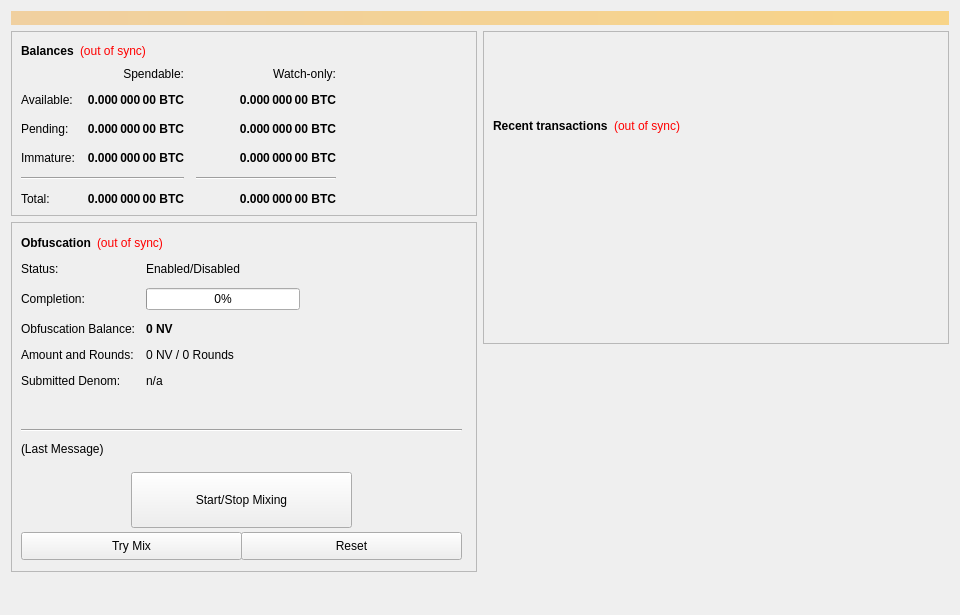
<?xml version="1.0" encoding="UTF-8"?>
<ui version="4.0">
 <class>OverviewPage</class>
 <widget class="QWidget" name="OverviewPage">
  <property name="geometry">
   <rect>
    <x>0</x>
    <y>0</y>
    <width>960</width>
    <height>615</height>
   </rect>
  </property>
  <property name="minimumSize">
   <size>
    <width>960</width>
    <height>0</height>
   </size>
  </property>
  <property name="windowTitle">
   <string>Form</string>
  </property>
  <layout class="QVBoxLayout" name="topLayout">
   <item>
    <widget class="QLabel" name="labelAlerts">
     <property name="visible">
      <bool>false</bool>
     </property>
     <property name="styleSheet">
      <string notr="true">background-color: qlineargradient(x1: 0, y1: 0, x2: 1, y2: 0, stop:0 #F0D0A0, stop:1 #F8D488); color:#000000;</string>
     </property>
     <property name="wordWrap">
      <bool>true</bool>
     </property>
     <property name="margin">
      <number>3</number>
     </property>
    </widget>
   </item>
   <item>
    <layout class="QHBoxLayout" name="horizontalLayout" stretch="1,1">
     <item>
      <layout class="QVBoxLayout" name="verticalLayout_2">
       <item>
        <widget class="QFrame" name="frame">
         <property name="frameShape">
          <enum>QFrame::StyledPanel</enum>
         </property>
         <property name="frameShadow">
          <enum>QFrame::Raised</enum>
         </property>
         <layout class="QVBoxLayout" name="verticalLayout_4">
          <item>
           <layout class="QHBoxLayout" name="horizontalLayout_4">
            <item>
             <widget class="QLabel" name="label_5">
              <property name="font">
               <font>
                <weight>75</weight>
                <bold>true</bold>
               </font>
              </property>
              <property name="text">
               <string>Balances</string>
              </property>
             </widget>
            </item>
            <item>
             <widget class="QLabel" name="labelWalletStatus">
              <property name="cursor">
               <cursorShape>WhatsThisCursor</cursorShape>
              </property>
              <property name="toolTip">
               <string>The displayed information may be out of date. Your wallet automatically synchronizes with the NV network after a connection is established, but this process has not completed yet.</string>
              </property>
              <property name="styleSheet">
               <string notr="true">QLabel { color: red; }</string>
              </property>
              <property name="text">
               <string notr="true">(out of sync)</string>
              </property>
              <property name="alignment">
               <set>Qt::AlignLeading|Qt::AlignLeft|Qt::AlignVCenter</set>
              </property>
             </widget>
            </item>
            <item>
             <spacer name="horizontalSpacer_3">
              <property name="orientation">
               <enum>Qt::Horizontal</enum>
              </property>
              <property name="sizeHint" stdset="0">
               <size>
                <width>40</width>
                <height>20</height>
               </size>
              </property>
             </spacer>
            </item>
           </layout>
          </item>
          <item>
           <layout class="QGridLayout" name="gridLayout">
            <property name="spacing">
             <number>12</number>
            </property>
            <item row="2" column="2">
             <widget class="QLabel" name="labelWatchPending">
              <property name="font">
               <font>
                <weight>75</weight>
                <bold>true</bold>
               </font>
              </property>
              <property name="cursor">
               <cursorShape>IBeamCursor</cursorShape>
              </property>
              <property name="toolTip">
               <string>Unconfirmed transactions to watch-only addresses</string>
              </property>
              <property name="text">
               <string notr="true">0.000 000 00 BTC</string>
              </property>
              <property name="alignment">
               <set>Qt::AlignRight|Qt::AlignTrailing|Qt::AlignVCenter</set>
              </property>
              <property name="textInteractionFlags">
               <set>Qt::LinksAccessibleByMouse|Qt::TextSelectableByKeyboard|Qt::TextSelectableByMouse</set>
              </property>
             </widget>
            </item>
            <item row="2" column="1">
             <widget class="QLabel" name="labelUnconfirmed">
              <property name="font">
               <font>
                <weight>75</weight>
                <bold>true</bold>
               </font>
              </property>
              <property name="cursor">
               <cursorShape>IBeamCursor</cursorShape>
              </property>
              <property name="toolTip">
               <string>Total of transactions that have yet to be confirmed, and do not yet count toward the spendable balance</string>
              </property>
              <property name="text">
               <string notr="true">0.000 000 00 BTC</string>
              </property>
              <property name="alignment">
               <set>Qt::AlignRight|Qt::AlignTrailing|Qt::AlignVCenter</set>
              </property>
              <property name="textInteractionFlags">
               <set>Qt::LinksAccessibleByMouse|Qt::TextSelectableByKeyboard|Qt::TextSelectableByMouse</set>
              </property>
             </widget>
            </item>
            <item row="3" column="2">
             <widget class="QLabel" name="labelWatchImmature">
              <property name="font">
               <font>
                <weight>75</weight>
                <bold>true</bold>
               </font>
              </property>
              <property name="cursor">
               <cursorShape>IBeamCursor</cursorShape>
              </property>
              <property name="toolTip">
               <string>Staked or masternode rewards in watch-only addresses that has not yet matured</string>
              </property>
              <property name="text">
               <string notr="true">0.000 000 00 BTC</string>
              </property>
              <property name="alignment">
               <set>Qt::AlignRight|Qt::AlignTrailing|Qt::AlignVCenter</set>
              </property>
              <property name="textInteractionFlags">
               <set>Qt::LinksAccessibleByMouse|Qt::TextSelectableByKeyboard|Qt::TextSelectableByMouse</set>
              </property>
             </widget>
            </item>
            <item row="4" column="0" colspan="2">
             <widget class="Line" name="lineSpendableBalance">
              <property name="orientation">
               <enum>Qt::Horizontal</enum>
              </property>
             </widget>
            </item>
            <item row="4" column="2">
             <widget class="Line" name="lineWatchBalance">
              <property name="sizePolicy">
               <sizepolicy hsizetype="Preferred" vsizetype="Fixed">
                <horstretch>0</horstretch>
                <verstretch>0</verstretch>
               </sizepolicy>
              </property>
              <property name="minimumSize">
               <size>
                <width>140</width>
                <height>0</height>
               </size>
              </property>
              <property name="orientation">
               <enum>Qt::Horizontal</enum>
              </property>
             </widget>
            </item>
            <item row="5" column="0">
             <widget class="QLabel" name="labelTotalText">
              <property name="text">
               <string>Total:</string>
              </property>
             </widget>
            </item>
            <item row="3" column="1">
             <widget class="QLabel" name="labelImmature">
              <property name="font">
               <font>
                <weight>75</weight>
                <bold>true</bold>
               </font>
              </property>
              <property name="cursor">
               <cursorShape>IBeamCursor</cursorShape>
              </property>
              <property name="toolTip">
               <string>Staked or masternode rewards that has not yet matured</string>
              </property>
              <property name="text">
               <string notr="true">0.000 000 00 BTC</string>
              </property>
              <property name="alignment">
               <set>Qt::AlignRight|Qt::AlignTrailing|Qt::AlignVCenter</set>
              </property>
              <property name="textInteractionFlags">
               <set>Qt::LinksAccessibleByMouse|Qt::TextSelectableByKeyboard|Qt::TextSelectableByMouse</set>
              </property>
             </widget>
            </item>
            <item row="2" column="3">
             <spacer name="horizontalSpacer_2">
              <property name="orientation">
               <enum>Qt::Horizontal</enum>
              </property>
              <property name="sizeHint" stdset="0">
               <size>
                <width>40</width>
                <height>20</height>
               </size>
              </property>
             </spacer>
            </item>
            <item row="3" column="0">
             <widget class="QLabel" name="labelImmatureText">
              <property name="text">
               <string>Immature:</string>
              </property>
             </widget>
            </item>
            <item row="5" column="1">
             <widget class="QLabel" name="labelTotal">
              <property name="font">
               <font>
                <weight>75</weight>
                <bold>true</bold>
               </font>
              </property>
              <property name="cursor">
               <cursorShape>IBeamCursor</cursorShape>
              </property>
              <property name="toolTip">
               <string>Your current total balance</string>
              </property>
              <property name="text">
               <string notr="true">0.000 000 00 BTC</string>
              </property>
              <property name="alignment">
               <set>Qt::AlignRight|Qt::AlignTrailing|Qt::AlignVCenter</set>
              </property>
              <property name="textInteractionFlags">
               <set>Qt::LinksAccessibleByMouse|Qt::TextSelectableByKeyboard|Qt::TextSelectableByMouse</set>
              </property>
             </widget>
            </item>
            <item row="5" column="2">
             <widget class="QLabel" name="labelWatchTotal">
              <property name="font">
               <font>
                <weight>75</weight>
                <bold>true</bold>
               </font>
              </property>
              <property name="cursor">
               <cursorShape>IBeamCursor</cursorShape>
              </property>
              <property name="toolTip">
               <string>Current total balance in watch-only addresses</string>
              </property>
              <property name="text">
               <string notr="true">0.000 000 00 BTC</string>
              </property>
              <property name="alignment">
               <set>Qt::AlignRight|Qt::AlignTrailing|Qt::AlignVCenter</set>
              </property>
              <property name="textInteractionFlags">
               <set>Qt::LinksAccessibleByMouse|Qt::TextSelectableByKeyboard|Qt::TextSelectableByMouse</set>
              </property>
             </widget>
            </item>
            <item row="0" column="2">
             <widget class="QLabel" name="labelWatchonly">
              <property name="text">
               <string>Watch-only:</string>
              </property>
              <property name="alignment">
               <set>Qt::AlignRight|Qt::AlignTrailing|Qt::AlignVCenter</set>
              </property>
             </widget>
            </item>
            <item row="1" column="0">
             <widget class="QLabel" name="labelBalanceText">
              <property name="text">
               <string>Available:</string>
              </property>
             </widget>
            </item>
            <item row="1" column="1">
             <widget class="QLabel" name="labelBalance">
              <property name="font">
               <font>
                <weight>75</weight>
                <bold>true</bold>
               </font>
              </property>
              <property name="cursor">
               <cursorShape>IBeamCursor</cursorShape>
              </property>
              <property name="toolTip">
               <string>Your current spendable balance</string>
              </property>
              <property name="text">
               <string notr="true">0.000 000 00 BTC</string>
              </property>
              <property name="alignment">
               <set>Qt::AlignRight|Qt::AlignTrailing|Qt::AlignVCenter</set>
              </property>
              <property name="textInteractionFlags">
               <set>Qt::LinksAccessibleByMouse|Qt::TextSelectableByKeyboard|Qt::TextSelectableByMouse</set>
              </property>
             </widget>
            </item>
            <item row="1" column="2">
             <widget class="QLabel" name="labelWatchAvailable">
              <property name="font">
               <font>
                <weight>75</weight>
                <bold>true</bold>
               </font>
              </property>
              <property name="cursor">
               <cursorShape>IBeamCursor</cursorShape>
              </property>
              <property name="toolTip">
               <string>Your current balance in watch-only addresses</string>
              </property>
              <property name="text">
               <string notr="true">0.000 000 00 BTC</string>
              </property>
              <property name="alignment">
               <set>Qt::AlignRight|Qt::AlignTrailing|Qt::AlignVCenter</set>
              </property>
              <property name="textInteractionFlags">
               <set>Qt::LinksAccessibleByMouse|Qt::TextSelectableByKeyboard|Qt::TextSelectableByMouse</set>
              </property>
             </widget>
            </item>
            <item row="2" column="0">
             <widget class="QLabel" name="labelPendingText">
              <property name="text">
               <string>Pending:</string>
              </property>
             </widget>
            </item>
            <item row="0" column="1">
             <widget class="QLabel" name="labelSpendable">
              <property name="text">
               <string>Spendable:</string>
              </property>
              <property name="alignment">
               <set>Qt::AlignRight|Qt::AlignTrailing|Qt::AlignVCenter</set>
              </property>
             </widget>
            </item>
           </layout>
          </item>
         </layout>
        </widget>
       </item>
       <item>
        <widget class="QFrame" name="frameObfuscation">
         <property name="minimumSize">
          <size>
           <width>0</width>
           <height>350</height>
          </size>
         </property>
         <property name="layoutDirection">
          <enum>Qt::LeftToRight</enum>
         </property>
         <property name="frameShape">
          <enum>QFrame::StyledPanel</enum>
         </property>
         <property name="frameShadow">
          <enum>QFrame::Raised</enum>
         </property>
         <widget class="QWidget" name="formLayoutWidget">
          <property name="geometry">
           <rect>
            <x>10</x>
            <y>40</y>
            <width>451</width>
            <height>161</height>
           </rect>
          </property>
          <layout class="QFormLayout" name="formLayout">
           <property name="fieldGrowthPolicy">
            <enum>QFormLayout::AllNonFixedFieldsGrow</enum>
           </property>
           <property name="horizontalSpacing">
            <number>11</number>
           </property>
           <property name="verticalSpacing">
            <number>12</number>
           </property>
           <item row="0" column="0">
            <widget class="QLabel" name="label_6">
             <property name="text">
              <string>Status:</string>
             </property>
            </widget>
           </item>
           <item row="1" column="0">
            <widget class="QLabel" name="label_7">
             <property name="text">
              <string>Completion:</string>
             </property>
            </widget>
           </item>
           <item row="1" column="1">
            <widget class="QProgressBar" name="obfuscationProgress">
             <property name="maximumSize">
              <size>
               <width>154</width>
               <height>16777215</height>
              </size>
             </property>
             <property name="value">
              <number>0</number>
             </property>
            </widget>
           </item>
           <item row="2" column="0">
            <widget class="QLabel" name="labelAnonymizedText">
             <property name="text">
              <string>Obfuscation Balance:</string>
             </property>
            </widget>
           </item>
           <item row="2" column="1">
            <widget class="QLabel" name="labelAnonymized">
             <property name="font">
              <font>
               <weight>75</weight>
               <bold>true</bold>
              </font>
             </property>
             <property name="text">
              <string notr="true">0 NV</string>
             </property>
            </widget>
           </item>
           <item row="3" column="0">
            <widget class="QLabel" name="label_8">
             <property name="text">
              <string>Amount and Rounds:</string>
             </property>
            </widget>
           </item>
           <item row="3" column="1">
            <widget class="QLabel" name="labelAmountRounds">
             <property name="text">
              <string>0 NV / 0 Rounds</string>
             </property>
            </widget>
           </item>
           <item row="4" column="0">
            <widget class="QLabel" name="label_9">
             <property name="text">
              <string>Submitted Denom:</string>
             </property>
            </widget>
           </item>
           <item row="4" column="1">
            <widget class="QLabel" name="labelSubmittedDenom">
             <property name="toolTip">
              <string>The denominations you submitted to the Masternode.&lt;br&gt;To mix, other users must submit the exact same denominations.</string>
             </property>
             <property name="text">
              <string>n/a</string>
             </property>
            </widget>
           </item>
           <item row="0" column="1">
            <widget class="QLabel" name="obfuscationEnabled">
             <property name="text">
              <string>Enabled/Disabled</string>
             </property>
            </widget>
           </item>
          </layout>
         </widget>
         <widget class="QPushButton" name="runAutoDenom">
          <property name="geometry">
           <rect>
            <x>251</x>
            <y>17</y>
            <width>1</width>
            <height>1</height>
           </rect>
          </property>
          <property name="palette">
           <palette>
            <active>
             <colorrole role="WindowText">
              <brush brushstyle="SolidPattern">
               <color alpha="255">
                <red>0</red>
                <green>0</green>
                <blue>0</blue>
               </color>
              </brush>
             </colorrole>
             <colorrole role="Button">
              <brush brushstyle="SolidPattern">
               <color alpha="255">
                <red>239</red>
                <green>238</green>
                <blue>238</blue>
               </color>
              </brush>
             </colorrole>
             <colorrole role="Light">
              <brush brushstyle="SolidPattern">
               <color alpha="255">
                <red>255</red>
                <green>255</green>
                <blue>255</blue>
               </color>
              </brush>
             </colorrole>
             <colorrole role="Midlight">
              <brush brushstyle="SolidPattern">
               <color alpha="255">
                <red>247</red>
                <green>246</green>
                <blue>246</blue>
               </color>
              </brush>
             </colorrole>
             <colorrole role="Dark">
              <brush brushstyle="SolidPattern">
               <color alpha="255">
                <red>119</red>
                <green>119</green>
                <blue>119</blue>
               </color>
              </brush>
             </colorrole>
             <colorrole role="Mid">
              <brush brushstyle="SolidPattern">
               <color alpha="255">
                <red>159</red>
                <green>159</green>
                <blue>159</blue>
               </color>
              </brush>
             </colorrole>
             <colorrole role="Text">
              <brush brushstyle="SolidPattern">
               <color alpha="255">
                <red>0</red>
                <green>0</green>
                <blue>0</blue>
               </color>
              </brush>
             </colorrole>
             <colorrole role="BrightText">
              <brush brushstyle="SolidPattern">
               <color alpha="255">
                <red>255</red>
                <green>255</green>
                <blue>255</blue>
               </color>
              </brush>
             </colorrole>
             <colorrole role="ButtonText">
              <brush brushstyle="SolidPattern">
               <color alpha="255">
                <red>0</red>
                <green>0</green>
                <blue>0</blue>
               </color>
              </brush>
             </colorrole>
             <colorrole role="Base">
              <brush brushstyle="SolidPattern">
               <color alpha="255">
                <red>255</red>
                <green>255</green>
                <blue>255</blue>
               </color>
              </brush>
             </colorrole>
             <colorrole role="Window">
              <brush brushstyle="SolidPattern">
               <color alpha="255">
                <red>239</red>
                <green>238</green>
                <blue>238</blue>
               </color>
              </brush>
             </colorrole>
             <colorrole role="Shadow">
              <brush brushstyle="SolidPattern">
               <color alpha="255">
                <red>0</red>
                <green>0</green>
                <blue>0</blue>
               </color>
              </brush>
             </colorrole>
             <colorrole role="AlternateBase">
              <brush brushstyle="SolidPattern">
               <color alpha="255">
                <red>247</red>
                <green>246</green>
                <blue>246</blue>
               </color>
              </brush>
             </colorrole>
             <colorrole role="ToolTipBase">
              <brush brushstyle="SolidPattern">
               <color alpha="255">
                <red>255</red>
                <green>255</green>
                <blue>220</blue>
               </color>
              </brush>
             </colorrole>
             <colorrole role="ToolTipText">
              <brush brushstyle="SolidPattern">
               <color alpha="255">
                <red>0</red>
                <green>0</green>
                <blue>0</blue>
               </color>
              </brush>
             </colorrole>
            </active>
            <inactive>
             <colorrole role="WindowText">
              <brush brushstyle="SolidPattern">
               <color alpha="255">
                <red>0</red>
                <green>0</green>
                <blue>0</blue>
               </color>
              </brush>
             </colorrole>
             <colorrole role="Button">
              <brush brushstyle="SolidPattern">
               <color alpha="255">
                <red>239</red>
                <green>238</green>
                <blue>238</blue>
               </color>
              </brush>
             </colorrole>
             <colorrole role="Light">
              <brush brushstyle="SolidPattern">
               <color alpha="255">
                <red>255</red>
                <green>255</green>
                <blue>255</blue>
               </color>
              </brush>
             </colorrole>
             <colorrole role="Midlight">
              <brush brushstyle="SolidPattern">
               <color alpha="255">
                <red>247</red>
                <green>246</green>
                <blue>246</blue>
               </color>
              </brush>
             </colorrole>
             <colorrole role="Dark">
              <brush brushstyle="SolidPattern">
               <color alpha="255">
                <red>119</red>
                <green>119</green>
                <blue>119</blue>
               </color>
              </brush>
             </colorrole>
             <colorrole role="Mid">
              <brush brushstyle="SolidPattern">
               <color alpha="255">
                <red>159</red>
                <green>159</green>
                <blue>159</blue>
               </color>
              </brush>
             </colorrole>
             <colorrole role="Text">
              <brush brushstyle="SolidPattern">
               <color alpha="255">
                <red>0</red>
                <green>0</green>
                <blue>0</blue>
               </color>
              </brush>
             </colorrole>
             <colorrole role="BrightText">
              <brush brushstyle="SolidPattern">
               <color alpha="255">
                <red>255</red>
                <green>255</green>
                <blue>255</blue>
               </color>
              </brush>
             </colorrole>
             <colorrole role="ButtonText">
              <brush brushstyle="SolidPattern">
               <color alpha="255">
                <red>0</red>
                <green>0</green>
                <blue>0</blue>
               </color>
              </brush>
             </colorrole>
             <colorrole role="Base">
              <brush brushstyle="SolidPattern">
               <color alpha="255">
                <red>255</red>
                <green>255</green>
                <blue>255</blue>
               </color>
              </brush>
             </colorrole>
             <colorrole role="Window">
              <brush brushstyle="SolidPattern">
               <color alpha="255">
                <red>239</red>
                <green>238</green>
                <blue>238</blue>
               </color>
              </brush>
             </colorrole>
             <colorrole role="Shadow">
              <brush brushstyle="SolidPattern">
               <color alpha="255">
                <red>0</red>
                <green>0</green>
                <blue>0</blue>
               </color>
              </brush>
             </colorrole>
             <colorrole role="AlternateBase">
              <brush brushstyle="SolidPattern">
               <color alpha="255">
                <red>247</red>
                <green>246</green>
                <blue>246</blue>
               </color>
              </brush>
             </colorrole>
             <colorrole role="ToolTipBase">
              <brush brushstyle="SolidPattern">
               <color alpha="255">
                <red>255</red>
                <green>255</green>
                <blue>220</blue>
               </color>
              </brush>
             </colorrole>
             <colorrole role="ToolTipText">
              <brush brushstyle="SolidPattern">
               <color alpha="255">
                <red>0</red>
                <green>0</green>
                <blue>0</blue>
               </color>
              </brush>
             </colorrole>
            </inactive>
            <disabled>
             <colorrole role="WindowText">
              <brush brushstyle="SolidPattern">
               <color alpha="255">
                <red>119</red>
                <green>119</green>
                <blue>119</blue>
               </color>
              </brush>
             </colorrole>
             <colorrole role="Button">
              <brush brushstyle="SolidPattern">
               <color alpha="255">
                <red>239</red>
                <green>238</green>
                <blue>238</blue>
               </color>
              </brush>
             </colorrole>
             <colorrole role="Light">
              <brush brushstyle="SolidPattern">
               <color alpha="255">
                <red>255</red>
                <green>255</green>
                <blue>255</blue>
               </color>
              </brush>
             </colorrole>
             <colorrole role="Midlight">
              <brush brushstyle="SolidPattern">
               <color alpha="255">
                <red>247</red>
                <green>246</green>
                <blue>246</blue>
               </color>
              </brush>
             </colorrole>
             <colorrole role="Dark">
              <brush brushstyle="SolidPattern">
               <color alpha="255">
                <red>119</red>
                <green>119</green>
                <blue>119</blue>
               </color>
              </brush>
             </colorrole>
             <colorrole role="Mid">
              <brush brushstyle="SolidPattern">
               <color alpha="255">
                <red>159</red>
                <green>159</green>
                <blue>159</blue>
               </color>
              </brush>
             </colorrole>
             <colorrole role="Text">
              <brush brushstyle="SolidPattern">
               <color alpha="255">
                <red>119</red>
                <green>119</green>
                <blue>119</blue>
               </color>
              </brush>
             </colorrole>
             <colorrole role="BrightText">
              <brush brushstyle="SolidPattern">
               <color alpha="255">
                <red>255</red>
                <green>255</green>
                <blue>255</blue>
               </color>
              </brush>
             </colorrole>
             <colorrole role="ButtonText">
              <brush brushstyle="SolidPattern">
               <color alpha="255">
                <red>119</red>
                <green>119</green>
                <blue>119</blue>
               </color>
              </brush>
             </colorrole>
             <colorrole role="Base">
              <brush brushstyle="SolidPattern">
               <color alpha="255">
                <red>239</red>
                <green>238</green>
                <blue>238</blue>
               </color>
              </brush>
             </colorrole>
             <colorrole role="Window">
              <brush brushstyle="SolidPattern">
               <color alpha="255">
                <red>239</red>
                <green>238</green>
                <blue>238</blue>
               </color>
              </brush>
             </colorrole>
             <colorrole role="Shadow">
              <brush brushstyle="SolidPattern">
               <color alpha="255">
                <red>0</red>
                <green>0</green>
                <blue>0</blue>
               </color>
              </brush>
             </colorrole>
             <colorrole role="AlternateBase">
              <brush brushstyle="SolidPattern">
               <color alpha="255">
                <red>239</red>
                <green>238</green>
                <blue>238</blue>
               </color>
              </brush>
             </colorrole>
             <colorrole role="ToolTipBase">
              <brush brushstyle="SolidPattern">
               <color alpha="255">
                <red>255</red>
                <green>255</green>
                <blue>220</blue>
               </color>
              </brush>
             </colorrole>
             <colorrole role="ToolTipText">
              <brush brushstyle="SolidPattern">
               <color alpha="255">
                <red>0</red>
                <green>0</green>
                <blue>0</blue>
               </color>
              </brush>
             </colorrole>
            </disabled>
           </palette>
          </property>
          <property name="focusPolicy">
           <enum>Qt::NoFocus</enum>
          </property>
          <property name="autoFillBackground">
           <bool>true</bool>
          </property>
          <property name="text">
           <string/>
          </property>
          <property name="flat">
           <bool>true</bool>
          </property>
         </widget>
         <widget class="QPushButton" name="toggleObfuscation">
          <property name="geometry">
           <rect>
            <x>120</x>
            <y>250</y>
            <width>221</width>
            <height>56</height>
           </rect>
          </property>
          <property name="sizePolicy">
           <sizepolicy hsizetype="MinimumExpanding" vsizetype="Fixed">
            <horstretch>0</horstretch>
            <verstretch>0</verstretch>
           </sizepolicy>
          </property>
          <property name="text">
           <string>Start/Stop Mixing</string>
          </property>
         </widget>
         <widget class="Line" name="lineLastMessage">
          <property name="geometry">
           <rect>
            <x>10</x>
            <y>200</y>
            <width>441</width>
            <height>16</height>
           </rect>
          </property>
          <property name="orientation">
           <enum>Qt::Horizontal</enum>
          </property>
         </widget>
         <widget class="QLabel" name="obfuscationStatus">
          <property name="geometry">
           <rect>
            <x>10</x>
            <y>220</y>
            <width>451</width>
            <height>61</height>
           </rect>
          </property>
          <property name="minimumSize">
           <size>
            <width>288</width>
            <height>43</height>
           </size>
          </property>
          <property name="text">
           <string>(Last Message)</string>
          </property>
          <property name="alignment">
           <set>Qt::AlignLeading|Qt::AlignLeft|Qt::AlignTop</set>
          </property>
          <property name="wordWrap">
           <bool>true</bool>
          </property>
         </widget>
         <widget class="QPushButton" name="obfuscationAuto">
          <property name="geometry">
           <rect>
            <x>10</x>
            <y>310</y>
            <width>221</width>
            <height>28</height>
           </rect>
          </property>
          <property name="sizePolicy">
           <sizepolicy hsizetype="MinimumExpanding" vsizetype="Fixed">
            <horstretch>0</horstretch>
            <verstretch>0</verstretch>
           </sizepolicy>
          </property>
          <property name="toolTip">
           <string>Try to manually submit a Obfuscation request.</string>
          </property>
          <property name="text">
           <string>Try Mix</string>
          </property>
         </widget>
         <widget class="QPushButton" name="obfuscationReset">
          <property name="geometry">
           <rect>
            <x>230</x>
            <y>310</y>
            <width>221</width>
            <height>28</height>
           </rect>
          </property>
          <property name="sizePolicy">
           <sizepolicy hsizetype="MinimumExpanding" vsizetype="Fixed">
            <horstretch>0</horstretch>
            <verstretch>0</verstretch>
           </sizepolicy>
          </property>
          <property name="toolTip">
           <string>Reset the current status of Obfuscation (can interrupt Obfuscation if it's in the process of Mixing, which can cost you money!)</string>
          </property>
          <property name="autoFillBackground">
           <bool>false</bool>
          </property>
          <property name="text">
           <string>Reset</string>
          </property>
         </widget>
         <widget class="QWidget" name="layoutWidget">
          <property name="geometry">
           <rect>
            <x>10</x>
            <y>10</y>
            <width>431</width>
            <height>22</height>
           </rect>
          </property>
          <layout class="QHBoxLayout" name="horizontalLayout_5">
           <item>
            <widget class="QLabel" name="label_2">
             <property name="font">
              <font>
               <weight>75</weight>
               <bold>true</bold>
              </font>
             </property>
             <property name="text">
              <string>Obfuscation</string>
             </property>
            </widget>
           </item>
           <item>
            <widget class="QLabel" name="labelObfuscationSyncStatus">
             <property name="toolTip">
              <string>The displayed information may be out of date. Your wallet automatically synchronizes with the NV network after a connection is established, but this process has not completed yet.</string>
             </property>
             <property name="styleSheet">
              <string notr="true">QLabel { color: red; }</string>
             </property>
             <property name="text">
              <string notr="true">(out of sync)</string>
             </property>
             <property name="alignment">
              <set>Qt::AlignLeading|Qt::AlignLeft|Qt::AlignVCenter</set>
             </property>
            </widget>
           </item>
           <item>
            <spacer name="horizontalSpacer_4">
             <property name="orientation">
              <enum>Qt::Horizontal</enum>
             </property>
             <property name="sizeHint" stdset="0">
              <size>
               <width>40</width>
               <height>20</height>
              </size>
             </property>
            </spacer>
           </item>
          </layout>
         </widget>
        </widget>
       </item>
       <item>
        <spacer name="verticalSpacer">
         <property name="orientation">
          <enum>Qt::Vertical</enum>
         </property>
         <property name="sizeHint" stdset="0">
          <size>
           <width>20</width>
           <height>40</height>
          </size>
         </property>
        </spacer>
       </item>
      </layout>
     </item>
     <item>
      <layout class="QVBoxLayout" name="verticalLayout_3">
       <item>
        <widget class="QFrame" name="frame_2">
         <property name="frameShape">
          <enum>QFrame::StyledPanel</enum>
         </property>
         <property name="frameShadow">
          <enum>QFrame::Raised</enum>
         </property>
         <layout class="QVBoxLayout" name="verticalLayout">
          <item>
           <spacer name="verticalSpacer_3">
            <property name="orientation">
             <enum>Qt::Vertical</enum>
            </property>
            <property name="sizeType">
             <enum>QSizePolicy::Fixed</enum>
            </property>
            <property name="sizeHint" stdset="0">
             <size>
              <width>20</width>
              <height>75</height>
             </size>
            </property>
           </spacer>
          </item>
          <item>
           <layout class="QHBoxLayout" name="horizontalLayout_2">
            <item>
             <widget class="QLabel" name="label_4">
              <property name="font">
               <font>
                <weight>75</weight>
                <bold>true</bold>
               </font>
              </property>
              <property name="text">
               <string>Recent transactions</string>
              </property>
             </widget>
            </item>
            <item>
             <widget class="QLabel" name="labelTransactionsStatus">
              <property name="cursor">
               <cursorShape>WhatsThisCursor</cursorShape>
              </property>
              <property name="toolTip">
               <string>The displayed information may be out of date. Your wallet automatically synchronizes with the NV network after a connection is established, but this process has not completed yet.</string>
              </property>
              <property name="styleSheet">
               <string notr="true">QLabel { color: red; }</string>
              </property>
              <property name="text">
               <string notr="true">(out of sync)</string>
              </property>
              <property name="alignment">
               <set>Qt::AlignRight|Qt::AlignTrailing|Qt::AlignVCenter</set>
              </property>
             </widget>
            </item>
            <item>
             <spacer name="horizontalSpacer">
              <property name="orientation">
               <enum>Qt::Horizontal</enum>
              </property>
              <property name="sizeHint" stdset="0">
               <size>
                <width>40</width>
                <height>20</height>
               </size>
              </property>
             </spacer>
            </item>
           </layout>
          </item>
          <item>
           <widget class="QListView" name="listTransactions">
            <property name="styleSheet">
             <string notr="true">QListView { background: transparent; }</string>
            </property>
            <property name="frameShape">
             <enum>QFrame::NoFrame</enum>
            </property>
            <property name="verticalScrollBarPolicy">
             <enum>Qt::ScrollBarAlwaysOff</enum>
            </property>
            <property name="horizontalScrollBarPolicy">
             <enum>Qt::ScrollBarAlwaysOff</enum>
            </property>
            <property name="selectionMode">
             <enum>QAbstractItemView::NoSelection</enum>
            </property>
           </widget>
          </item>
         </layout>
        </widget>
       </item>
       <item>
        <spacer name="verticalSpacer_2">
         <property name="orientation">
          <enum>Qt::Vertical</enum>
         </property>
         <property name="sizeType">
          <enum>QSizePolicy::Expanding</enum>
         </property>
         <property name="sizeHint" stdset="0">
          <size>
           <width>20</width>
           <height>40</height>
          </size>
         </property>
        </spacer>
       </item>
      </layout>
     </item>
    </layout>
   </item>
  </layout>
 </widget>
 <resources/>
 <connections/>
</ui>
